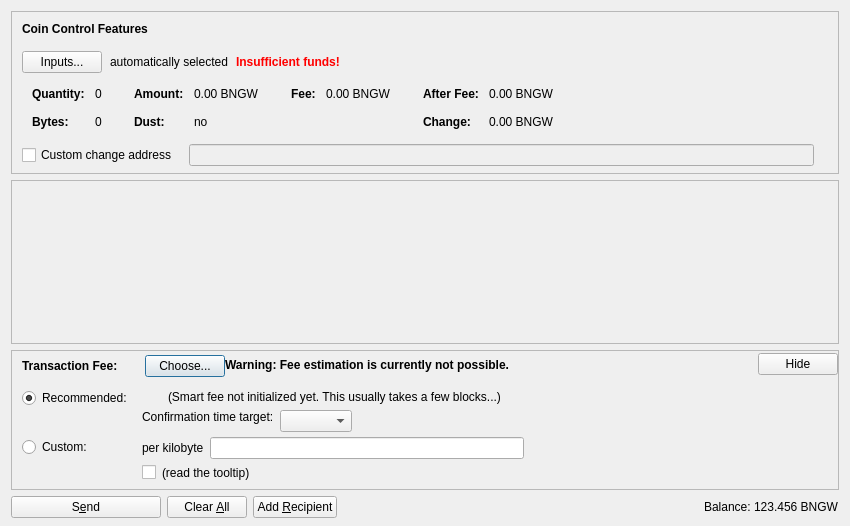
<?xml version="1.0" encoding="UTF-8"?>
<ui version="4.0">
 <class>SendCoinsDialog</class>
 <widget class="QDialog" name="SendCoinsDialog">
  <property name="geometry">
   <rect>
    <x>0</x>
    <y>0</y>
    <width>850</width>
    <height>526</height>
   </rect>
  </property>
  <property name="windowTitle">
   <string>Send Coins</string>
  </property>
  <layout class="QVBoxLayout" name="verticalLayout" stretch="0,1,0,0">
   <property name="bottomMargin">
    <number>8</number>
   </property>
   <item>
    <widget class="QFrame" name="frameCoinControl">
     <property name="sizePolicy">
      <sizepolicy hsizetype="Expanding" vsizetype="Expanding">
       <horstretch>0</horstretch>
       <verstretch>0</verstretch>
      </sizepolicy>
     </property>
     <property name="maximumSize">
      <size>
       <width>16777215</width>
       <height>16777215</height>
      </size>
     </property>
     <property name="frameShape">
      <enum>QFrame::StyledPanel</enum>
     </property>
     <property name="frameShadow">
      <enum>QFrame::Sunken</enum>
     </property>
     <layout class="QVBoxLayout" name="verticalLayoutCoinControl2">
      <property name="spacing">
       <number>0</number>
      </property>
      <property name="leftMargin">
       <number>0</number>
      </property>
      <property name="topMargin">
       <number>0</number>
      </property>
      <property name="rightMargin">
       <number>0</number>
      </property>
      <property name="bottomMargin">
       <number>6</number>
      </property>
      <item>
       <layout class="QVBoxLayout" name="verticalLayoutCoinControl" stretch="0,0,0,0,1">
        <property name="spacing">
         <number>0</number>
        </property>
        <property name="leftMargin">
         <number>10</number>
        </property>
        <property name="topMargin">
         <number>10</number>
        </property>
        <item>
         <layout class="QHBoxLayout" name="horizontalLayoutCoinControl1">
          <property name="bottomMargin">
           <number>15</number>
          </property>
          <item>
           <widget class="QLabel" name="labelCoinControlFeatures">
            <property name="sizePolicy">
             <sizepolicy hsizetype="Preferred" vsizetype="Maximum">
              <horstretch>0</horstretch>
              <verstretch>0</verstretch>
             </sizepolicy>
            </property>
            <property name="font">
             <font>
              <weight>75</weight>
              <bold>true</bold>
             </font>
            </property>
            <property name="styleSheet">
             <string notr="true">font-weight:bold;</string>
            </property>
            <property name="text">
             <string>Coin Control Features</string>
            </property>
           </widget>
          </item>
         </layout>
        </item>
        <item>
         <layout class="QHBoxLayout" name="horizontalLayoutCoinControl2" stretch="0,0,0,0">
          <property name="spacing">
           <number>8</number>
          </property>
          <property name="bottomMargin">
           <number>10</number>
          </property>
          <item>
           <widget class="QPushButton" name="pushButtonCoinControl">
            <property name="styleSheet">
             <string notr="true"/>
            </property>
            <property name="text">
             <string>Inputs...</string>
            </property>
            <property name="autoDefault">
             <bool>false</bool>
            </property>
           </widget>
          </item>
          <item>
           <widget class="QLabel" name="labelCoinControlAutomaticallySelected">
            <property name="text">
             <string>automatically selected</string>
            </property>
            <property name="margin">
             <number>5</number>
            </property>
           </widget>
          </item>
          <item>
           <widget class="QLabel" name="labelCoinControlInsuffFunds">
            <property name="font">
             <font>
              <weight>75</weight>
              <bold>true</bold>
             </font>
            </property>
            <property name="styleSheet">
             <string notr="true">color:red;font-weight:bold;</string>
            </property>
            <property name="text">
             <string>Insufficient funds!</string>
            </property>
            <property name="margin">
             <number>5</number>
            </property>
           </widget>
          </item>
          <item>
           <spacer name="horizontalSpacerCoinControl">
            <property name="orientation">
             <enum>Qt::Horizontal</enum>
            </property>
            <property name="sizeHint" stdset="0">
             <size>
              <width>40</width>
              <height>1</height>
             </size>
            </property>
           </spacer>
          </item>
         </layout>
        </item>
        <item>
         <widget class="QWidget" name="widgetCoinControl" native="true">
          <property name="sizePolicy">
           <sizepolicy hsizetype="Preferred" vsizetype="Preferred">
            <horstretch>0</horstretch>
            <verstretch>0</verstretch>
           </sizepolicy>
          </property>
          <property name="minimumSize">
           <size>
            <width>0</width>
            <height>0</height>
           </size>
          </property>
          <property name="styleSheet">
           <string notr="true"/>
          </property>
          <layout class="QHBoxLayout" name="horizontalLayoutCoinControl5">
           <property name="leftMargin">
            <number>0</number>
           </property>
           <property name="topMargin">
            <number>0</number>
           </property>
           <property name="rightMargin">
            <number>0</number>
           </property>
           <property name="bottomMargin">
            <number>0</number>
           </property>
           <item>
            <layout class="QHBoxLayout" name="horizontalLayoutCoinControl3" stretch="0,0,0,1">
             <property name="spacing">
              <number>20</number>
             </property>
             <property name="topMargin">
              <number>0</number>
             </property>
             <property name="bottomMargin">
              <number>10</number>
             </property>
             <item>
              <layout class="QFormLayout" name="formLayoutCoinControl1">
               <property name="horizontalSpacing">
                <number>10</number>
               </property>
               <property name="verticalSpacing">
                <number>14</number>
               </property>
               <property name="leftMargin">
                <number>10</number>
               </property>
               <property name="topMargin">
                <number>4</number>
               </property>
               <property name="rightMargin">
                <number>6</number>
               </property>
               <item row="0" column="0">
                <widget class="QLabel" name="labelCoinControlQuantityText">
                 <property name="font">
                  <font>
                   <weight>75</weight>
                   <bold>true</bold>
                  </font>
                 </property>
                 <property name="text">
                  <string>Quantity:</string>
                 </property>
                 <property name="margin">
                  <number>0</number>
                 </property>
                </widget>
               </item>
               <item row="0" column="1">
                <widget class="QLabel" name="labelCoinControlQuantity">
                 <property name="cursor">
                  <cursorShape>IBeamCursor</cursorShape>
                 </property>
                 <property name="contextMenuPolicy">
                  <enum>Qt::ActionsContextMenu</enum>
                 </property>
                 <property name="text">
                  <string notr="true">0</string>
                 </property>
                 <property name="margin">
                  <number>0</number>
                 </property>
                 <property name="textInteractionFlags">
                  <set>Qt::LinksAccessibleByMouse|Qt::TextSelectableByKeyboard|Qt::TextSelectableByMouse</set>
                 </property>
                </widget>
               </item>
               <item row="1" column="0">
                <widget class="QLabel" name="labelCoinControlBytesText">
                 <property name="font">
                  <font>
                   <weight>75</weight>
                   <bold>true</bold>
                  </font>
                 </property>
                 <property name="text">
                  <string>Bytes:</string>
                 </property>
                </widget>
               </item>
               <item row="1" column="1">
                <widget class="QLabel" name="labelCoinControlBytes">
                 <property name="cursor">
                  <cursorShape>IBeamCursor</cursorShape>
                 </property>
                 <property name="contextMenuPolicy">
                  <enum>Qt::ActionsContextMenu</enum>
                 </property>
                 <property name="text">
                  <string notr="true">0</string>
                 </property>
                 <property name="textInteractionFlags">
                  <set>Qt::LinksAccessibleByMouse|Qt::TextSelectableByKeyboard|Qt::TextSelectableByMouse</set>
                 </property>
                </widget>
               </item>
              </layout>
             </item>
             <item>
              <layout class="QFormLayout" name="formLayoutCoinControl2">
               <property name="horizontalSpacing">
                <number>10</number>
               </property>
               <property name="verticalSpacing">
                <number>14</number>
               </property>
               <property name="leftMargin">
                <number>6</number>
               </property>
               <property name="topMargin">
                <number>4</number>
               </property>
               <property name="rightMargin">
                <number>6</number>
               </property>
               <item row="0" column="0">
                <widget class="QLabel" name="labelCoinControlAmountText">
                 <property name="font">
                  <font>
                   <weight>75</weight>
                   <bold>true</bold>
                  </font>
                 </property>
                 <property name="text">
                  <string>Amount:</string>
                 </property>
                 <property name="margin">
                  <number>0</number>
                 </property>
                </widget>
               </item>
               <item row="0" column="1">
                <widget class="QLabel" name="labelCoinControlAmount">
                 <property name="cursor">
                  <cursorShape>IBeamCursor</cursorShape>
                 </property>
                 <property name="contextMenuPolicy">
                  <enum>Qt::ActionsContextMenu</enum>
                 </property>
                 <property name="text">
                  <string notr="true">0.00 BNGW</string>
                 </property>
                 <property name="textInteractionFlags">
                  <set>Qt::LinksAccessibleByMouse|Qt::TextSelectableByKeyboard|Qt::TextSelectableByMouse</set>
                 </property>
                </widget>
               </item>
               <item row="1" column="0">
                <widget class="QLabel" name="labelCoinControlLowOutputText">
                 <property name="font">
                  <font>
                   <weight>75</weight>
                   <bold>true</bold>
                  </font>
                 </property>
                 <property name="text">
                  <string>Dust:</string>
                 </property>
                </widget>
               </item>
               <item row="1" column="1">
                <widget class="QLabel" name="labelCoinControlLowOutput">
                 <property name="cursor">
                  <cursorShape>IBeamCursor</cursorShape>
                 </property>
                 <property name="contextMenuPolicy">
                  <enum>Qt::ActionsContextMenu</enum>
                 </property>
                 <property name="text">
                  <string notr="true">no</string>
                 </property>
                 <property name="textInteractionFlags">
                  <set>Qt::LinksAccessibleByMouse|Qt::TextSelectableByKeyboard|Qt::TextSelectableByMouse</set>
                 </property>
                </widget>
               </item>
              </layout>
             </item>
             <item>
              <layout class="QFormLayout" name="formLayoutCoinControl3">
               <property name="horizontalSpacing">
                <number>10</number>
               </property>
               <property name="verticalSpacing">
                <number>14</number>
               </property>
               <property name="leftMargin">
                <number>6</number>
               </property>
               <property name="topMargin">
                <number>4</number>
               </property>
               <property name="rightMargin">
                <number>6</number>
               </property>
               <item row="0" column="0">
                <widget class="QLabel" name="labelCoinControlFeeText">
                 <property name="font">
                  <font>
                   <weight>75</weight>
                   <bold>true</bold>
                  </font>
                 </property>
                 <property name="text">
                  <string>Fee:</string>
                 </property>
                 <property name="margin">
                  <number>0</number>
                 </property>
                </widget>
               </item>
               <item row="0" column="1">
                <widget class="QLabel" name="labelCoinControlFee">
                 <property name="cursor">
                  <cursorShape>IBeamCursor</cursorShape>
                 </property>
                 <property name="contextMenuPolicy">
                  <enum>Qt::ActionsContextMenu</enum>
                 </property>
                 <property name="text">
                  <string notr="true">0.00 BNGW</string>
                 </property>
                 <property name="textInteractionFlags">
                  <set>Qt::LinksAccessibleByMouse|Qt::TextSelectableByKeyboard|Qt::TextSelectableByMouse</set>
                 </property>
                </widget>
               </item>
              </layout>
             </item>
             <item>
              <layout class="QFormLayout" name="formLayoutCoinControl4">
               <property name="horizontalSpacing">
                <number>10</number>
               </property>
               <property name="verticalSpacing">
                <number>14</number>
               </property>
               <property name="leftMargin">
                <number>6</number>
               </property>
               <property name="topMargin">
                <number>4</number>
               </property>
               <property name="rightMargin">
                <number>6</number>
               </property>
               <item row="0" column="0">
                <widget class="QLabel" name="labelCoinControlAfterFeeText">
                 <property name="font">
                  <font>
                   <weight>75</weight>
                   <bold>true</bold>
                  </font>
                 </property>
                 <property name="text">
                  <string>After Fee:</string>
                 </property>
                 <property name="margin">
                  <number>0</number>
                 </property>
                </widget>
               </item>
               <item row="0" column="1">
                <widget class="QLabel" name="labelCoinControlAfterFee">
                 <property name="cursor">
                  <cursorShape>IBeamCursor</cursorShape>
                 </property>
                 <property name="contextMenuPolicy">
                  <enum>Qt::ActionsContextMenu</enum>
                 </property>
                 <property name="text">
                  <string notr="true">0.00 BNGW</string>
                 </property>
                 <property name="textInteractionFlags">
                  <set>Qt::LinksAccessibleByMouse|Qt::TextSelectableByKeyboard|Qt::TextSelectableByMouse</set>
                 </property>
                </widget>
               </item>
               <item row="1" column="0">
                <widget class="QLabel" name="labelCoinControlChangeText">
                 <property name="font">
                  <font>
                   <weight>75</weight>
                   <bold>true</bold>
                  </font>
                 </property>
                 <property name="text">
                  <string>Change:</string>
                 </property>
                </widget>
               </item>
               <item row="1" column="1">
                <widget class="QLabel" name="labelCoinControlChange">
                 <property name="cursor">
                  <cursorShape>IBeamCursor</cursorShape>
                 </property>
                 <property name="contextMenuPolicy">
                  <enum>Qt::ActionsContextMenu</enum>
                 </property>
                 <property name="text">
                  <string notr="true">0.00 BNGW</string>
                 </property>
                 <property name="textInteractionFlags">
                  <set>Qt::LinksAccessibleByMouse|Qt::TextSelectableByKeyboard|Qt::TextSelectableByMouse</set>
                 </property>
                </widget>
               </item>
              </layout>
             </item>
            </layout>
           </item>
          </layout>
         </widget>
        </item>
        <item>
         <layout class="QHBoxLayout" name="horizontalLayoutCoinControl4" stretch="0,0,0">
          <property name="spacing">
           <number>12</number>
          </property>
          <property name="sizeConstraint">
           <enum>QLayout::SetDefaultConstraint</enum>
          </property>
          <property name="topMargin">
           <number>5</number>
          </property>
          <property name="rightMargin">
           <number>5</number>
          </property>
          <item>
           <widget class="QCheckBox" name="checkBoxCoinControlChange">
            <property name="toolTip">
             <string>If this is activated, but the change address is empty or invalid, change will be sent to a newly generated address.</string>
            </property>
            <property name="text">
             <string>Custom change address</string>
            </property>
           </widget>
          </item>
          <item>
           <widget class="QValidatedLineEdit" name="lineEditCoinControlChange">
            <property name="enabled">
             <bool>false</bool>
            </property>
            <property name="sizePolicy">
             <sizepolicy hsizetype="Expanding" vsizetype="Fixed">
              <horstretch>0</horstretch>
              <verstretch>0</verstretch>
             </sizepolicy>
            </property>
           </widget>
          </item>
          <item>
           <widget class="QLabel" name="labelCoinControlChangeLabel">
            <property name="sizePolicy">
             <sizepolicy hsizetype="Preferred" vsizetype="Expanding">
              <horstretch>0</horstretch>
              <verstretch>0</verstretch>
             </sizepolicy>
            </property>
            <property name="minimumSize">
             <size>
              <width>0</width>
              <height>0</height>
             </size>
            </property>
            <property name="text">
             <string/>
            </property>
            <property name="margin">
             <number>3</number>
            </property>
           </widget>
          </item>
         </layout>
        </item>
        <item>
         <spacer name="verticalSpacerCoinControl">
          <property name="orientation">
           <enum>Qt::Vertical</enum>
          </property>
          <property name="sizeHint" stdset="0">
           <size>
            <width>800</width>
            <height>1</height>
           </size>
          </property>
         </spacer>
        </item>
       </layout>
      </item>
     </layout>
    </widget>
   </item>
   <item>
    <widget class="QScrollArea" name="scrollArea">
     <property name="widgetResizable">
      <bool>true</bool>
     </property>
     <widget class="QWidget" name="scrollAreaWidgetContents">
      <property name="geometry">
       <rect>
        <x>0</x>
        <y>0</y>
        <width>830</width>
        <height>104</height>
       </rect>
      </property>
      <layout class="QVBoxLayout" name="verticalLayout_2" stretch="0,1">
       <property name="leftMargin">
        <number>0</number>
       </property>
       <property name="topMargin">
        <number>0</number>
       </property>
       <property name="rightMargin">
        <number>0</number>
       </property>
       <property name="bottomMargin">
        <number>0</number>
       </property>
       <item>
        <layout class="QVBoxLayout" name="entries">
         <property name="spacing">
          <number>6</number>
         </property>
        </layout>
       </item>
       <item>
        <spacer name="verticalSpacer">
         <property name="orientation">
          <enum>Qt::Vertical</enum>
         </property>
         <property name="sizeHint" stdset="0">
          <size>
           <width>20</width>
           <height>40</height>
          </size>
         </property>
        </spacer>
       </item>
      </layout>
     </widget>
    </widget>
   </item>
   <item>
    <widget class="QFrame" name="frameFee">
     <property name="sizePolicy">
      <sizepolicy hsizetype="Expanding" vsizetype="Expanding">
       <horstretch>0</horstretch>
       <verstretch>0</verstretch>
      </sizepolicy>
     </property>
     <property name="maximumSize">
      <size>
       <width>16777215</width>
       <height>16777215</height>
      </size>
     </property>
     <property name="frameShape">
      <enum>QFrame::StyledPanel</enum>
     </property>
     <property name="frameShadow">
      <enum>QFrame::Sunken</enum>
     </property>
     <layout class="QVBoxLayout" name="verticalLayoutFee1">
      <property name="spacing">
       <number>0</number>
      </property>
      <property name="leftMargin">
       <number>0</number>
      </property>
      <property name="topMargin">
       <number>0</number>
      </property>
      <property name="rightMargin">
       <number>0</number>
      </property>
      <property name="bottomMargin">
       <number>0</number>
      </property>
      <item>
       <layout class="QVBoxLayout" name="verticalLayoutFee2" stretch="0,0,0">
        <property name="spacing">
         <number>0</number>
        </property>
        <property name="leftMargin">
         <number>10</number>
        </property>
        <property name="topMargin">
         <number>0</number>
        </property>
        <item>
         <layout class="QHBoxLayout" name="horizontalLayoutFee1">
          <property name="bottomMargin">
           <number>0</number>
          </property>
          <item>
           <layout class="QVBoxLayout" name="verticalLayoutFee7">
            <property name="spacing">
             <number>0</number>
            </property>
            <item>
             <spacer name="verticalSpacerSmartFee">
              <property name="orientation">
               <enum>Qt::Vertical</enum>
              </property>
              <property name="sizeType">
               <enum>QSizePolicy::Fixed</enum>
              </property>
              <property name="sizeHint" stdset="0">
               <size>
                <width>1</width>
                <height>4</height>
               </size>
              </property>
             </spacer>
            </item>
            <item>
             <layout class="QHBoxLayout" name="horizontalLayoutSmartFee">
              <property name="spacing">
               <number>10</number>
              </property>
              <item>
               <widget class="QLabel" name="labelFeeHeadline">
                <property name="sizePolicy">
                 <sizepolicy hsizetype="Preferred" vsizetype="Maximum">
                  <horstretch>0</horstretch>
                  <verstretch>0</verstretch>
                 </sizepolicy>
                </property>
                <property name="font">
                 <font>
                  <weight>75</weight>
                  <bold>true</bold>
                 </font>
                </property>
                <property name="styleSheet">
                 <string notr="true">font-weight:bold;</string>
                </property>
                <property name="text">
                 <string>Transaction Fee:</string>
                </property>
               </widget>
              </item>
              <item>
               <widget class="QLabel" name="labelFeeMinimized">
                <property name="text">
                 <string/>
                </property>
               </widget>
              </item>
              <item>
               <widget class="QPushButton" name="buttonChooseFee">
                <property name="text">
                 <string>Choose...</string>
                </property>
               </widget>
              </item>
             </layout>
            </item>
            <item>
             <spacer name="verticalSpacer_5">
              <property name="orientation">
               <enum>Qt::Vertical</enum>
              </property>
              <property name="sizeHint" stdset="0">
               <size>
                <width>1</width>
                <height>1</height>
               </size>
              </property>
             </spacer>
            </item>
           </layout>
          </item>
          <item>
           <widget class="QLabel" name="fallbackFeeWarningLabel">
            <property name="toolTip">
             <string>Using the fallbackfee can result in sending a transaction that will take several hours or days (or never) to confirm. Consider choosing your fee manually or wait until you have validated the complete chain.</string>
            </property>
            <property name="font">
            <font>
                <weight>75</weight>
                <bold>true</bold>
            </font>
            </property>
            <property name="text">
             <string>Warning: Fee estimation is currently not possible.</string>
            </property>
            <property name="wordWrap">
             <bool>false</bool>
            </property>
           </widget>
          </item>
          <item>
           <spacer name="horizontalSpacer_4">
            <property name="orientation">
             <enum>Qt::Horizontal</enum>
            </property>
            <property name="sizeType">
             <enum>QSizePolicy::MinimumExpanding</enum>
            </property>
            <property name="sizeHint" stdset="0">
             <size>
              <width>40</width>
              <height>20</height>
             </size>
            </property>
           </spacer>
          </item>
          <item>
           <widget class="QPushButton" name="buttonMinimizeFee">
            <property name="toolTip">
             <string>collapse fee-settings</string>
            </property>
            <property name="text">
             <string>Hide</string>
            </property>
           </widget>
          </item>
         </layout>
        </item>
        <item>
         <widget class="QFrame" name="frameFeeSelection">
          <layout class="QVBoxLayout" name="verticalLayoutFee12">
           <property name="spacing">
            <number>0</number>
           </property>
           <property name="leftMargin">
            <number>0</number>
           </property>
           <property name="topMargin">
            <number>0</number>
           </property>
           <property name="rightMargin">
            <number>0</number>
           </property>
           <property name="bottomMargin">
            <number>0</number>
           </property>
           <item>
            <layout class="QGridLayout" name="gridLayoutFee">
             <property name="topMargin">
              <number>10</number>
             </property>
             <property name="bottomMargin">
              <number>4</number>
             </property>
             <property name="horizontalSpacing">
              <number>10</number>
             </property>
             <property name="verticalSpacing">
              <number>4</number>
             </property>
             <item row="1" column="1">
              <layout class="QVBoxLayout" name="verticalLayoutFee8">
               <property name="spacing">
                <number>6</number>
               </property>
               <item>
                <layout class="QHBoxLayout" name="horizontalLayoutFee13">
                 <item>
                  <widget class="QLabel" name="labelCustomPerKilobyte">
                   <property name="toolTip">
                    <string>If the custom fee is set to 1000 satoshis and the transaction is only 250 bytes, then &quot;per kilobyte&quot; only pays 250 satoshis in fee, while &quot;total at least&quot; pays 1000 satoshis. For transactions bigger than a kilobyte both pay by kilobyte.</string>
                   </property>
                   <property name="text">
                    <string>per kilobyte</string>
                   </property>
                  </widget>
                 </item>
                 <item>
                  <widget class="BitcoinAmountField" name="customFee"/>
                 </item>
                 <item>
                  <spacer name="horizontalSpacer_6">
                   <property name="orientation">
                    <enum>Qt::Horizontal</enum>
                   </property>
                   <property name="sizeHint" stdset="0">
                    <size>
                     <width>1</width>
                     <height>1</height>
                    </size>
                   </property>
                  </spacer>
                 </item>
                </layout>
               </item>
               <item>
                <layout class="QHBoxLayout" name="horizontalLayoutFee8">
                 <item>
                  <widget class="QCheckBox" name="checkBoxMinimumFee">
                   <property name="toolTip">
                    <string>Paying only the minimum fee is just fine as long as there is less transaction volume than space in the blocks. But be aware that this can end up in a never confirming transaction once there is more demand for bongwater transactions than the network can process.</string>
                   </property>
                   <property name="text">
                    <string/>
                   </property>
                  </widget>
                 </item>
                 <item>
                  <widget class="QLabel" name="labelMinFeeWarning">
                   <property name="enabled">
                    <bool>true</bool>
                   </property>
                   <property name="toolTip">
                    <string>Paying only the minimum fee is just fine as long as there is less transaction volume than space in the blocks. But be aware that this can end up in a never confirming transaction once there is more demand for bongwater transactions than the network can process.</string>
                   </property>
                   <property name="text">
                    <string>(read the tooltip)</string>
                   </property>
                   <property name="margin">
                    <number>5</number>
                   </property>
                  </widget>
                 </item>
                 <item>
                  <spacer name="horizontalSpacer_2">
                   <property name="orientation">
                    <enum>Qt::Horizontal</enum>
                   </property>
                   <property name="sizeHint" stdset="0">
                    <size>
                     <width>1</width>
                     <height>1</height>
                    </size>
                   </property>
                  </spacer>
                 </item>
                </layout>
               </item>
              </layout>
             </item>
             <item row="0" column="0">
              <layout class="QVBoxLayout" name="verticalLayoutFee4" stretch="0,1">
               <item>
                <widget class="QRadioButton" name="radioSmartFee">
                 <property name="text">
                  <string>Recommended:</string>
                 </property>
                 <property name="checked">
                  <bool>true</bool>
                 </property>
                 <attribute name="buttonGroup">
                  <string notr="true">groupFee</string>
                 </attribute>
                </widget>
               </item>
               <item>
                <spacer name="verticalSpacer_2">
                 <property name="orientation">
                  <enum>Qt::Vertical</enum>
                 </property>
                 <property name="sizeHint" stdset="0">
                  <size>
                   <width>1</width>
                   <height>1</height>
                  </size>
                 </property>
                </spacer>
               </item>
              </layout>
             </item>
             <item row="1" column="0">
              <layout class="QVBoxLayout" name="verticalLayoutFee9" stretch="0,1">
               <item>
                <widget class="QRadioButton" name="radioCustomFee">
                 <property name="text">
                  <string>Custom:</string>
                 </property>
                 <attribute name="buttonGroup">
                  <string notr="true">groupFee</string>
                 </attribute>
                </widget>
               </item>
               <item>
                <spacer name="verticalSpacer_6">
                 <property name="orientation">
                  <enum>Qt::Vertical</enum>
                 </property>
                 <property name="sizeHint" stdset="0">
                  <size>
                   <width>1</width>
                   <height>1</height>
                  </size>
                 </property>
                </spacer>
               </item>
              </layout>
             </item>
             <item row="0" column="1">
              <layout class="QVBoxLayout" name="verticalLayoutFee3" stretch="0,0,1">
               <property name="spacing">
                <number>6</number>
               </property>
               <property name="topMargin">
                <number>2</number>
               </property>
               <item>
                <layout class="QHBoxLayout" name="horizontalLayoutFee12">
                 <item>
                  <widget class="QLabel" name="labelSmartFee">
                   <property name="text">
                    <string/>
                   </property>
                   <property name="margin">
                    <number>2</number>
                   </property>
                  </widget>
                 </item>
                 <item>
                  <widget class="QLabel" name="labelFeeEstimation">
                   <property name="text">
                    <string/>
                   </property>
                  </widget>
                 </item>
                 <item>
                  <widget class="QLabel" name="labelSmartFee2">
                   <property name="text">
                    <string>(Smart fee not initialized yet. This usually takes a few blocks...)</string>
                   </property>
                   <property name="margin">
                    <number>2</number>
                   </property>
                  </widget>
                 </item>
                 <item>
                  <spacer name="horizontalSpacer_5">
                   <property name="orientation">
                    <enum>Qt::Horizontal</enum>
                   </property>
                   <property name="sizeHint" stdset="0">
                    <size>
                     <width>1</width>
                     <height>1</height>
                    </size>
                   </property>
                  </spacer>
                 </item>
                </layout>
               </item>
               <item>
                <layout class="QHBoxLayout" name="horizontalLayoutFee9">
                 <item>
                  <layout class="QVBoxLayout" name="verticalLayoutFee6">
                   <item>
                    <widget class="QLabel" name="labelSmartFee3">
                     <property name="text">
                      <string>Confirmation time target:</string>
                     </property>
                     <property name="margin">
                      <number>2</number>
                     </property>
                    </widget>
                   </item>
                   <item>
                    <spacer name="verticalSpacer_3">
                     <property name="orientation">
                      <enum>Qt::Vertical</enum>
                     </property>
                     <property name="sizeHint" stdset="0">
                      <size>
                       <width>1</width>
                       <height>1</height>
                      </size>
                     </property>
                    </spacer>
                   </item>
                  </layout>
                 </item>
                 <item>
                  <layout class="QVBoxLayout" name="verticalLayoutFee5">
                   <property name="rightMargin">
                    <number>30</number>
                   </property>
                   <item>
                    <layout class="QHBoxLayout" name="horizontalLayoutConfTarget">
                     <property name="bottomMargin">
                      <number>0</number>
                     </property>
                     <item>
                      <widget class="QComboBox" name="confTargetSelector"/>
                     </item>
                     <item>
                      <spacer name="horizontalSpacerConfTarget">
                       <property name="orientation">
                        <enum>Qt::Horizontal</enum>
                       </property>
                       <property name="sizeHint" stdset="0">
                        <size>
                         <width>40</width>
                         <height>20</height>
                        </size>
                       </property>
                      </spacer>
                     </item>
                    </layout>
                   </item>
                  </layout>
                 </item>
                </layout>
               </item>
               <item>
                <spacer name="verticalSpacer_4">
                 <property name="orientation">
                  <enum>Qt::Vertical</enum>
                 </property>
                 <property name="sizeHint" stdset="0">
                  <size>
                   <width>1</width>
                   <height>1</height>
                  </size>
                 </property>
                </spacer>
               </item>
              </layout>
             </item>
            </layout>
           </item>
          </layout>
         </widget>
        </item>
        <item>
         <spacer name="verticalSpacerFee">
          <property name="orientation">
           <enum>Qt::Vertical</enum>
          </property>
          <property name="sizeHint" stdset="0">
           <size>
            <width>40</width>
            <height>5</height>
           </size>
          </property>
         </spacer>
        </item>
       </layout>
      </item>
     </layout>
    </widget>
   </item>
   <item>
    <layout class="QHBoxLayout" name="horizontalLayout">
     <item>
      <widget class="QPushButton" name="sendButton">
       <property name="minimumSize">
        <size>
         <width>150</width>
         <height>0</height>
        </size>
       </property>
       <property name="toolTip">
        <string>Confirm the send action</string>
       </property>
       <property name="text">
        <string>S&amp;end</string>
       </property>
       <property name="icon">
        <iconset resource="../bitcoin.qrc">
         <normaloff>:/icons/send</normaloff>:/icons/send</iconset>
       </property>
       <property name="autoDefault">
        <bool>false</bool>
       </property>
       <property name="default">
        <bool>false</bool>
       </property>
      </widget>
     </item>
     <item>
      <widget class="QPushButton" name="clearButton">
       <property name="sizePolicy">
        <sizepolicy hsizetype="Minimum" vsizetype="Fixed">
         <horstretch>0</horstretch>
         <verstretch>0</verstretch>
        </sizepolicy>
       </property>
       <property name="toolTip">
        <string>Clear all fields of the form.</string>
       </property>
       <property name="text">
        <string>Clear &amp;All</string>
       </property>
       <property name="icon">
        <iconset resource="../bitcoin.qrc">
         <normaloff>:/icons/remove</normaloff>:/icons/remove</iconset>
       </property>
       <property name="autoDefault">
        <bool>false</bool>
       </property>
      </widget>
     </item>
     <item>
      <widget class="QPushButton" name="addButton">
       <property name="toolTip">
        <string>Send to multiple recipients at once</string>
       </property>
       <property name="text">
        <string>Add &amp;Recipient</string>
       </property>
       <property name="icon">
        <iconset resource="../bitcoin.qrc">
         <normaloff>:/icons/add</normaloff>:/icons/add</iconset>
       </property>
       <property name="autoDefault">
        <bool>false</bool>
       </property>
      </widget>
     </item>
     <item>
      <spacer name="horizontalSpacer">
       <property name="orientation">
        <enum>Qt::Horizontal</enum>
       </property>
       <property name="sizeHint" stdset="0">
        <size>
         <width>40</width>
         <height>20</height>
        </size>
       </property>
      </spacer>
     </item>
     <item>
      <layout class="QHBoxLayout" name="horizontalLayout_2">
       <property name="spacing">
        <number>3</number>
       </property>
       <item>
        <widget class="QLabel" name="label">
         <property name="sizePolicy">
          <sizepolicy hsizetype="Preferred" vsizetype="Fixed">
           <horstretch>0</horstretch>
           <verstretch>0</verstretch>
          </sizepolicy>
         </property>
         <property name="text">
          <string>Balance:</string>
         </property>
        </widget>
       </item>
       <item>
        <widget class="QLabel" name="labelBalance">
         <property name="sizePolicy">
          <sizepolicy hsizetype="Preferred" vsizetype="Fixed">
           <horstretch>0</horstretch>
           <verstretch>0</verstretch>
          </sizepolicy>
         </property>
         <property name="cursor">
          <cursorShape>IBeamCursor</cursorShape>
         </property>
         <property name="text">
          <string notr="true">123.456 BNGW</string>
         </property>
         <property name="textInteractionFlags">
          <set>Qt::LinksAccessibleByMouse|Qt::TextSelectableByKeyboard|Qt::TextSelectableByMouse</set>
         </property>
        </widget>
       </item>
      </layout>
     </item>
    </layout>
   </item>
  </layout>
 </widget>
 <customwidgets>
  <customwidget>
   <class>QValidatedLineEdit</class>
   <extends>QLineEdit</extends>
   <header>qt/qvalidatedlineedit.h</header>
  </customwidget>
  <customwidget>
   <class>BitcoinAmountField</class>
   <extends>QLineEdit</extends>
   <header>qt/bitcoinamountfield.h</header>
   <container>1</container>
  </customwidget>
 </customwidgets>
 <resources>
  <include location="../bitcoin.qrc"/>
 </resources>
 <connections/>
 <buttongroups>
  <buttongroup name="groupFee"/>
 </buttongroups>
</ui>
